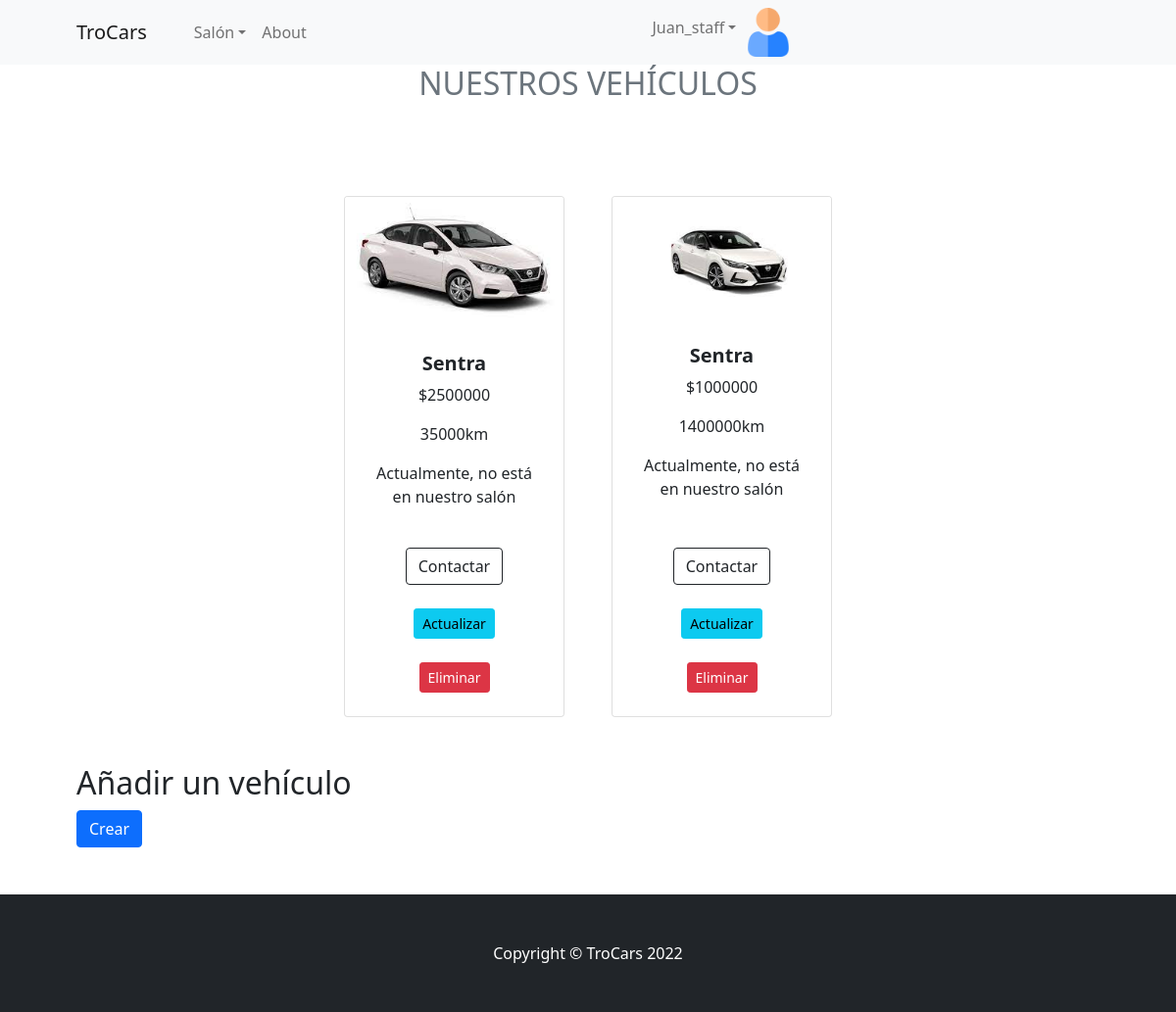
/car/show_car/ (signed in), run on the app's committed database.
### users/models.py (models this page shows)
class UserProfile(models.Model):
    user = models.OneToOneField(User, on_delete=models.CASCADE, related_name='profile')
    phone = models.CharField(max_length=25, null=True, blank=True)
    birth_date = models.DateField(null=True, blank=True)
    profile_picture = models.ImageField(upload_to='profile_images', null=True, blank=True)

### car/models.py (models this page shows, shortened)
class Car(models.Model):
    name=models.CharField(max_length=50)
    plate=models.CharField(max_length=7)
    year=models.IntegerField()
    km=models.IntegerField(default=0)
    price=models.IntegerField()
    in_house = models.BooleanField(default=True)
    image = models.ImageField(upload_to='car_image', null=False)

### car/views.py (the view)
# urls.py: path('show_car/', show_car, name='show_car'),
def show_car(request):
    if 'search' in request.GET:
        search = request.GET['search']
        car = Car.objects.filter(name__ifcontains=search)
    else:
        car= Car.objects.all()
    context = {
        'car':car,
    }
    return render(request, 'car/show_car.html', context=context)

### templates/car/show_car.html (shortened to what this page needs)
{% extends 'base.html' %}
{% block content %}
    <h2 class="page-section-heading text-center text-uppercase text-secondary mb-0">Nuestros vehículos</h2>
    <section class="py-5">
        <div class="container px-4 px-lg-5 mt-5">
            <div class="row gx-4 gx-lg-5 row-cols-2 row-cols-md-3 row-cols-xl-4 justify-content-center">
                {% for car in car %}
                    <div class="col mb-5">
                        <div class="card h-100">
                            <img class="card-img-top" src="{{car.image.url}}" alt="..." />
                            <div class="card-body p-4">
                                <div class="text-center">
                                    <h5 class="fw-bolder">{{car.name}}</h5>
                                    <p>${{car.price}}</p>
                                    <p>{{car.km}}km</p>
                                    {% if car.in_house == True %}
                                        <p>Actualmente esta en nuestro salón</p>
                                    {% else %}
                                        <p>Actualmente, no está en nuestro salón</p>
                                    {% endif %}
                                </div>
                            </div>
                            {% if request.user.is_authenticated %}
                            <div class="card-footer p-4 pt-0 border-top-0 bg-transparent">
                                <div class="text-center"><a class="btn btn-outline-dark mt-auto" href='/car/contact/'>Contactar</a></div>
                            </div>
                            {% else %}
                            <div class="card-footer p-4 pt-0 border-top-0 bg-transparent">
                                <div class="text-center"><a class="btn btn-outline-dark mt-auto" href='/car/error_login/'>Contactar</a></div>
                            </div>
                            {% endif %}
                            {% if perms.car.change_car %}
                            <div class="card-footer p-4 pt-0 border-top-0 bg-transparent">
                                <div class="text-center"><a class="btn btn-info btn-sm" href='/car/update_car/{{car.id}}'>Actualizar</a></div>
                            </div>
                            {% endif %}
                            {% if perms.car.delete_car %}
                            <div class="card-footer p-4 pt-0 border-top-0 bg-transparent">
                                <div class="text-center"><a class="btn btn-danger btn-sm" href='/car/eliminate_car/{{car.id}}'>Eliminar</a></div>
                            </div>
                            {% endif %}
                        </div>
                    </div>
                {% endfor %}
            </div>
            {% if perms.car.add_car %}
            <h2>Añadir un vehículo </h2> <a href="/car/create_car/" class="btn btn-primary">Crear</a>
            {% endif %}
        </div>
    </section>
{% endblock %}

### templates/base.html (shortened to what this page needs)
{% load static %}
<!DOCTYPE html>
<html lang="en">
    <head>
        <link href="https://cdn.jsdelivr.net/npm/bootstrap-icons@1.5.0/font/bootstrap-icons.css" rel="stylesheet" />
        <link href="{% static 'css/styles.css' %}" rel="stylesheet" />
    </head>
    <body>
        <nav class="navbar navbar-expand-lg navbar-light bg-light">
            <div class="container px-4 px-lg-5">
                <a class="navbar-brand" href="/">TroCars</a>
                <div class="collapse navbar-collapse" id="navbarSupportedContent">
                    <ul class="navbar-nav me-auto mb-2 mb-lg-0 ms-lg-4">
                        <li class="nav-item dropdown">
                            <a class="nav-link dropdown-toggle" id="navbarDropdown" href="#" role="button" data-bs-toggle="dropdown" aria-expanded="false">Salón</a>
                        </li>
                        <li class="nav-item"><a class="nav-link" href="/about/">About</a></li>
                    </ul>
                    <ul class="navbar-nav me-auto mb-2 mb-lg-0 ms-lg-4">
                        {% if request.user.is_authenticated %}
                        <li class="nav-item dropdown">
                            <a class="nav-link dropdown-toggle" id="navbarDropdown" href="#" role="button" data-bs-toggle="dropdown" aria-expanded="false">{{request.user.username}}</a>
                        </li>
                            {% if request.user.profile.profile_picture.url != '' %}
                                <img src="{{request.user.profile.profile_picture.url}}" alt="profile_picture" width="50px" height="50px">
                            {% endif %}
                        {% else %}
                            <a class="nav-link" href="/users/login/">Login</a>
                            <a class="nav-link" href="/users/register/">Signup</a>
                        {% endif %}
                    </ul>
                </div>
            </div>
        </nav>
        {% block content %}
        {% endblock %}
        <footer class="py-5 bg-dark">
            <div class="container"><p class="m-0 text-center text-white">Copyright &copy; TroCars 2022</p></div>
        </footer>
    </body>
</html>

### data on the page
Car: image (picture), name "Sentra", price "2500000", km "35000", in_house "Actualmente, no está en nuestro salón"
Car: image (picture), name "Sentra", price "1000000", km "1400000", in_house "Actualmente, no está en nuestro salón"

### other printed values
{{ request.user.username }} "Juan_staff"
